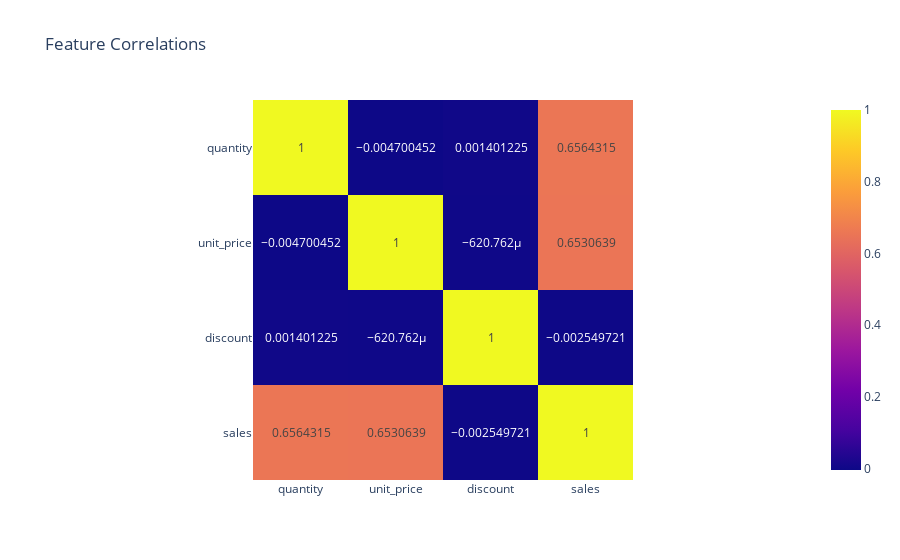

This figure's notebook cell:
### Markdown cell above
### orrelation Network

### Code cell
corr = df[['quantity', 'unit_price', 'discount', 'sales']].corr()  
fig = px.imshow(corr, text_auto=True, title='Feature Correlations')  
fig.show()

### Figure 1 — Plotly figure (JSON) as saved in the notebook; plotly's stock layout.template omitted (floating-point values rounded to 4 significant figures)
{"data": [{"coloraxis": "coloraxis", "hovertemplate": "x: %{x}<br>y: %{y}<br>color: %{z}<extra></extra>", "name": "0", "texttemplate": "%{z}", "type": "heatmap", "x": ["quantity", "unit_price", "discount", "sales"], "xaxis": "x", "y": ["quantity", "unit_price", "discount", "sales"], "yaxis": "y", "z": [[1.0, -0.0047, 0.001401, 0.6564], [-0.0047, 1.0, -0.0006208, 0.6531], [0.001401, -0.0006208, 1.0, -0.00255], [0.6564, 0.6531, -0.00255, 1.0]]}], "layout": {"coloraxis": {"colorscale": [[0, "#0d0887"], [0.1111, "#46039f"], [0.2222, "#7201a8"], [0.3333, "#9c179e"], [0.4444, "#bd3786"], [0.5556, "#d8576b"], [0.6667, "#ed7953"], [0.7778, "#fb9f3a"], [0.8889, "#fdca26"], [1, "#f0f921"]]}, "title": {"text": "Feature Correlations"}, "xaxis": {"anchor": "y", "constrain": "domain", "domain": [0, 1], "scaleanchor": "y"}, "yaxis": {"anchor": "x", "autorange": "reversed", "constrain": "domain", "domain": [0, 1]}}}
